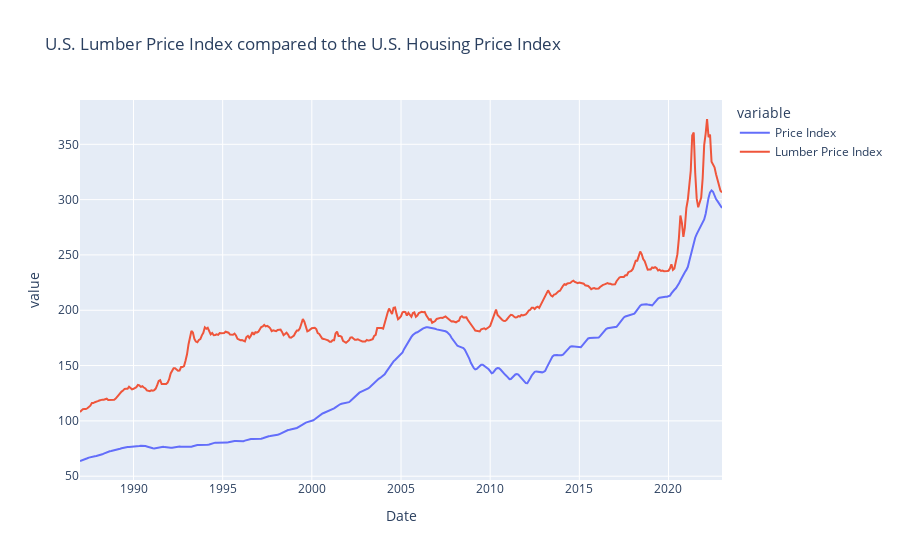

Here is the notebook cell this chart was saved with:
### Code cell
# use plotly to create a line graph of the U.S. Lumber Price Index compared to the U.S. Housing Price Index
fig = px.line(df, x='Date', y=['Price Index', 'Lumber Price Index'], title='U.S. Lumber Price Index compared to the U.S. Housing Price Index')
# save the graph
fig.write_image('images/Lumber_vs_Price.png')
fig.show()

### Figure 1 — Plotly figure (JSON) as saved in the notebook; plotly's stock layout.template omitted (floating-point values rounded to 4 significant figures; data arrays with more than 128 entries replaced by an {"elided": "..."} marker saying what was removed)
{"data": [{"hovertemplate": "variable=Price Index<br>Date=%{x}<br>value=%{y}<extra></extra>", "legendgroup": "Price Index", "line": {"color": "#636efa", "dash": "solid"}, "marker": {"symbol": "circle"}, "mode": "lines", "name": "Price Index", "orientation": "v", "showlegend": true, "type": "scatter", "x": {"elided": "433 str values"}, "xaxis": "x", "y": {"elided": "433 float values"}, "yaxis": "y"}, {"hovertemplate": "variable=Lumber Price Index<br>Date=%{x}<br>value=%{y}<extra></extra>", "legendgroup": "Lumber Price Index", "line": {"color": "#EF553B", "dash": "solid"}, "marker": {"symbol": "circle"}, "mode": "lines", "name": "Lumber Price Index", "orientation": "v", "showlegend": true, "type": "scatter", "x": {"elided": "433 str values"}, "xaxis": "x", "y": {"elided": "433 float values"}, "yaxis": "y"}], "layout": {"legend": {"title": {"text": "variable"}, "tracegroupgap": 0}, "title": {"text": "U.S. Lumber Price Index compared to the U.S. Housing Price Index"}, "xaxis": {"anchor": "y", "domain": [0, 1], "title": {"text": "Date"}}, "yaxis": {"anchor": "x", "domain": [0, 1], "title": {"text": "value"}}}}
